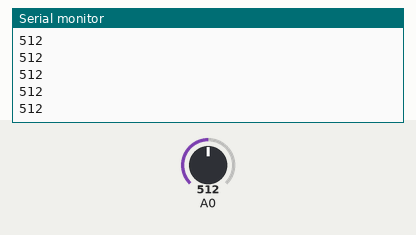
Recording of a sketch running on a simulated Arduino Uno, built with avr-gcc and run on an emulated ATmega328P. On the bench: the last lines printed to the serial monitor. The test bench sets the inputs (shaded band); at power-on: A0 = 512.

Above: at 1.2 s.
1.3 s: A0 set to 716
At 1.9 s:
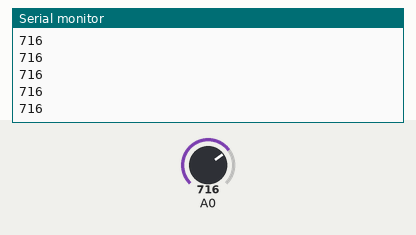
2.8 s: A0 set to 900
At 3.4 s:
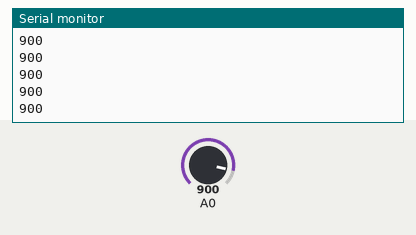
Timing chart, 0 to 5.8 s (numbered marks = the images above; inputs shaded):
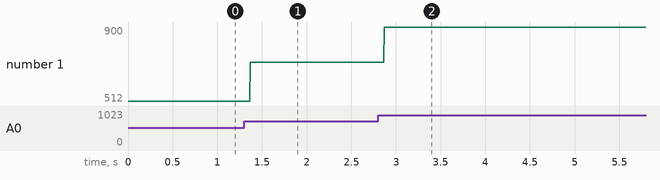

Measured:
- after the input at 1.3 s, the serial monitor: prints a new line after 0.07 s (image 1)
- after the input at 2.8 s, the serial monitor: prints a new line after 0.07 s (image 2)
- plotted number 1: 512 → 716 after the input at 1.3 s, 716 → 900 after the input at 2.8 s

The sketch:

aula15-divisisaodetensao.ino
```cpp
// C++ code
//


int leitura;

void setup()
{
  pinMode(A0, INPUT);
  Serial.begin(9600);
}

void loop()
{
  leitura=analogRead(A0);
  Serial.println(leitura);
}
```
